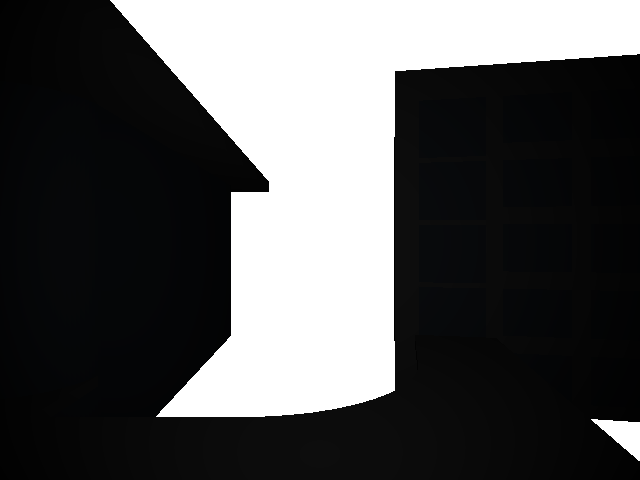
#> input picture offscreen_render.png, 640 x 480 px; its folder holds only this picture in this run
$ python -i combine_edge.py   (imports and definitions only)
#> lines starting #> are read from the running program, lines starting #| are printed output that depends on the picture; after the words box and inside, x2 and y2 are one past the last pixel; in counts of white or black regions, pixels touching at a corner belong together
# This python script combines freestyle strokes from blender and extract canny edges from the original image and combines them into a single binary mask.

import os
import cv2
import numpy as np
from PIL import Image
# import gayporn # Assuming gayporn is a placeholder for the actual module you want to use
# from ultrakill import war_without_reason # goated game tbh

def extract_canny_edges(image_path, hysteresis_threshold=(10, 50), kernel_size=3):
#> called with image_path = '../offscreen_render.png', hysteresis_threshold = (10, 50), kernel_size = 3
    image = cv2.imread(image_path, cv2.IMREAD_UNCHANGED)
#> image is the input picture: shape (480, 640, 3); mean B, G, R 82.8, 82.3, 82
    image = cv2.cvtColor(image, cv2.COLOR_RGBA2RGB)
    image = cv2.cvtColor(image, cv2.COLOR_RGBA2GRAY)
#> image: shape (480, 640)
    image = cv2.GaussianBlur(image, ksize=(kernel_size, kernel_size), sigmaX=1.0)
    out = cv2.Canny(image, hysteresis_threshold[0], hysteresis_threshold[1], apertureSize=kernel_size, L2gradient=True)
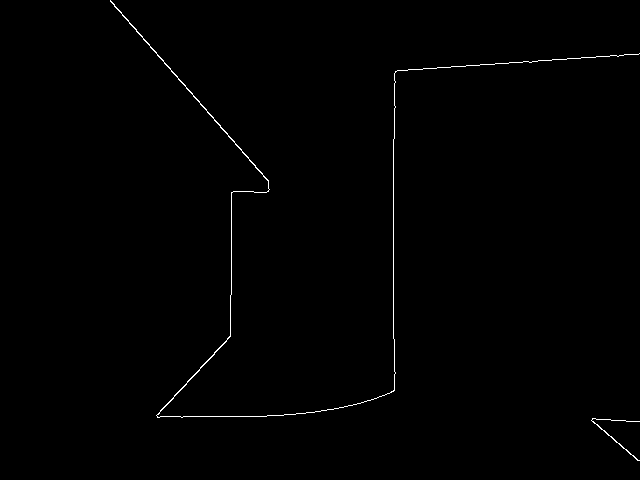
#> out: shape (480, 640); 0.52% white in thin lines or dots, all inside (x1, y1, x2, y2) = (110, 0, 640, 461)
    out = np.where(out > 0, 255, 0).astype(np.uint8)
    out = cv2.bitwise_not(out)
    out = cv2.cvtColor(out, cv2.COLOR_GRAY2BGR)

    return out

# [152 lines left out: functions images_to_canny_pipe, combine_freestyle_and_canny, not called in this run]
                    # break  # Remove this break to process all files


input_image_folder = "/home/athiwat/progressive_img2sketch/resources/LOD_orbit_images_BLENDER_WORKBENCH"
output_canny_folder = "/home/athiwat/progressive_img2sketch/resources/LOD_canny_images"

freestyle_folder = "resources/LOD_orbit_freestyles_BLENDER_WORKBENCH"
output_folder = "resources/LOD_combined_sketches_best_i_think"

# Extract Canny edges from the input images
# images_to_canny_pipe(input_image_folder, output_canny_folder)

# Combine freestyle strokes and Canny edges into a single binary mask
# [1 line not run here, left out]

>>> result = extract_canny_edges('../offscreen_render.png')
